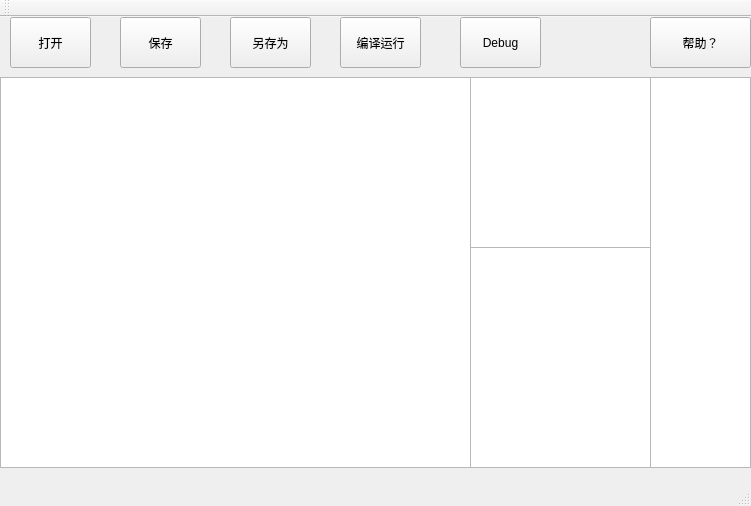
<?xml version="1.0" encoding="UTF-8"?>
<ui version="4.0">
 <class>MainWindow</class>
 <widget class="QMainWindow" name="MainWindow">
  <property name="geometry">
   <rect>
    <x>0</x>
    <y>0</y>
    <width>751</width>
    <height>506</height>
   </rect>
  </property>
  <property name="windowTitle">
   <string>MainWindow</string>
  </property>
  <widget class="QWidget" name="centralWidget">
   <widget class="QPlainTextEdit" name="plainTextEdit_2">
    <property name="geometry">
     <rect>
      <x>650</x>
      <y>60</y>
      <width>101</width>
      <height>391</height>
     </rect>
    </property>
   </widget>
   <widget class="QPlainTextEdit" name="plainTextEdit_3">
    <property name="geometry">
     <rect>
      <x>470</x>
      <y>60</y>
      <width>181</width>
      <height>171</height>
     </rect>
    </property>
   </widget>
   <widget class="QPlainTextEdit" name="plainTextEdit_4">
    <property name="geometry">
     <rect>
      <x>470</x>
      <y>230</y>
      <width>181</width>
      <height>221</height>
     </rect>
    </property>
   </widget>
   <widget class="QPushButton" name="open">
    <property name="geometry">
     <rect>
      <x>10</x>
      <y>0</y>
      <width>81</width>
      <height>51</height>
     </rect>
    </property>
    <property name="text">
     <string>打开</string>
    </property>
   </widget>
   <widget class="QPushButton" name="save">
    <property name="geometry">
     <rect>
      <x>120</x>
      <y>0</y>
      <width>81</width>
      <height>51</height>
     </rect>
    </property>
    <property name="text">
     <string>保存</string>
    </property>
   </widget>
   <widget class="QPushButton" name="run">
    <property name="geometry">
     <rect>
      <x>340</x>
      <y>0</y>
      <width>81</width>
      <height>51</height>
     </rect>
    </property>
    <property name="text">
     <string>编译运行</string>
    </property>
   </widget>
   <widget class="QPushButton" name="debug">
    <property name="geometry">
     <rect>
      <x>460</x>
      <y>0</y>
      <width>81</width>
      <height>51</height>
     </rect>
    </property>
    <property name="text">
     <string>Debug</string>
    </property>
   </widget>
   <widget class="QPushButton" name="pushButton_5">
    <property name="geometry">
     <rect>
      <x>650</x>
      <y>0</y>
      <width>101</width>
      <height>51</height>
     </rect>
    </property>
    <property name="text">
     <string>帮助？</string>
    </property>
   </widget>
   <widget class="QTextEdit" name="textEdit">
    <property name="geometry">
     <rect>
      <x>0</x>
      <y>60</y>
      <width>471</width>
      <height>391</height>
     </rect>
    </property>
   </widget>
   <widget class="QPushButton" name="save_other">
    <property name="geometry">
     <rect>
      <x>230</x>
      <y>0</y>
      <width>81</width>
      <height>51</height>
     </rect>
    </property>
    <property name="text">
     <string>另存为</string>
    </property>
   </widget>
  </widget>
  <widget class="QToolBar" name="mainToolBar">
   <attribute name="toolBarArea">
    <enum>TopToolBarArea</enum>
   </attribute>
   <attribute name="toolBarBreak">
    <bool>true</bool>
   </attribute>
  </widget>
  <widget class="QStatusBar" name="statusBar"/>
 </widget>
 <layoutdefault spacing="6" margin="11"/>
 <resources/>
 <connections/>
</ui>
